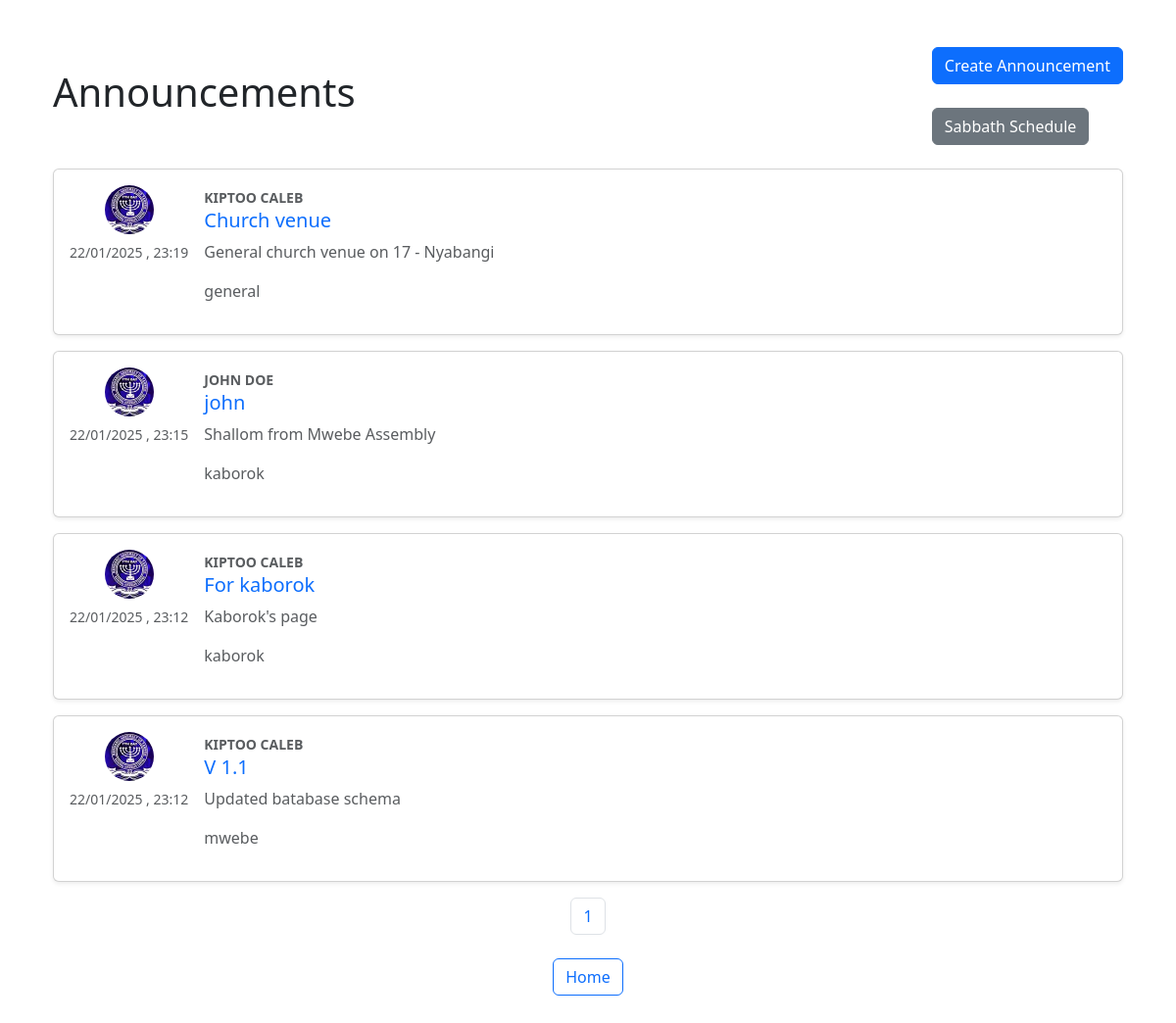
Page /general_announcements (signed in) on the earlier database version.
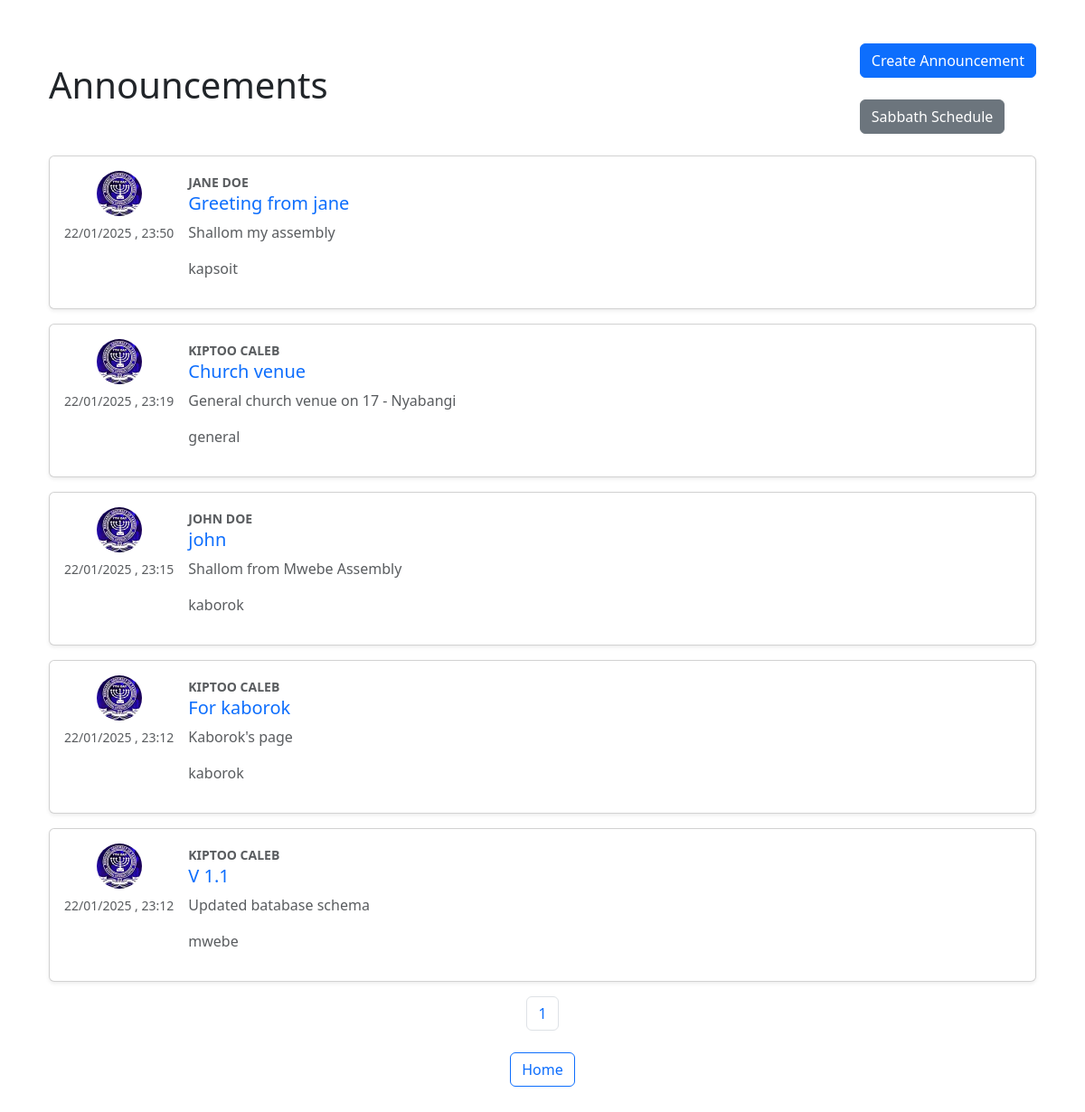
Same page on the later database version.
### application/models.py (models this page shows, shortened)
class Announcement(db.Model):
    id = db.Column(db.Integer, primary_key=True)
    title = db.Column(db.String(100), nullable=False)
    content = db.Column(db.Text, nullable=False)
    branch = db.Column(db.String(50), nullable=False)
    date_posted = db.Column(db.DateTime, nullable=False, default=datetime.utcnow)
    user_id = db.Column(db.Integer, db.ForeignKey('user.id'), nullable=False)

class User(db.Model, UserMixin):
    id = db.Column(db.Integer, primary_key=1)
    firstname = db.Column(db.String(20), nullable=False)
    lastname = db.Column(db.String(20),  nullable=False)
    email = db.Column(db.String(120), unique=1, nullable=0)
    username = db.Column(db.String(20), unique=True, nullable=False)
    role = db.Column(db.String(20), nullable=False, default='member')
    branch = db.Column(db.String(20), nullable=False)
    date_of_birth = db.Column(db.Date, nullable=False)
    image_file = db.Column(db.String(20), nullable=False, default='default.jpg')
    password = db.Column(db.String(60), nullable=False)
    posts = db.relationship('Announcement', backref='author', lazy=True)

### application/announcements/routes.py (the view)
@announcements_bp.route('/general_announcements')
def general_announcements():
    if not current_user.is_authenticated:
        abort(403)
    page = request.args.get('page', 1, type=int)
    announcements=Announcement.query.order_by(Announcement.date_posted.desc()).paginate(page=page, per_page=15)
    return render_template('general_announcements.html', title='Announcements', announcements=announcements)

### application/models.py (called while the page is built)
@login_manager.user_loader
def load_user(user_id):
    return User.query.get(int(user_id))

### application/templates/general_announcements.html
{% extends "layout.html" %}
{% block content %}
<div class="container py-4">
  <div class="d-flex justify-content-between align-items-center mb-4">
    <h1 class="display-6">Announcements</h1> <br>
    <div>
      <a href="{{ url_for('announcements.create_announcement') }}" class="btn btn-primary">Create Announcement</a> <br> <br>
      <a href="{{ url_for('announcements.sabbath_schedule') }}" class="btn btn-secondary">Sabbath Schedule</a>
    </div>
  </div>
  {% for announcement in announcements %}
    <div class="card mb-3 shadow-sm">
      <div class="card-body d-flex align-items-start">
        <div class="d-flex flex-column align-items-center me-3" style="min-width: 60px;">
          <img src="{{ url_for('static', filename='profile_pics/' + announcement.author.image_file) }}" alt="Author" class="rounded-circle" style="width: 50px; height: 50px; object-fit: cover;">
          <small class="text-muted mt-2">{{ announcement.date_posted.strftime('%d/%m/%Y , %H:%M') }}</small>
        </div>
        <div class="flex-grow-1">
            <b><small class="text-muted mt-2">{{ announcement.author.firstname }} {{announcement.author.lastname}}</small></b>
          <h5>
            <a href="{{ url_for('announcements.show_announcement', announcement_id=announcement.id) }}" class="text-decoration-none text-primary">
              {{ announcement.title }}
            </a>
          </h5>
          <p class="text-muted">{{ announcement.content }}</p>
          <p class="text-muted">{{ announcement.branch }}</p>
        </div>
      </div>
    </div>
  {% endfor %}
  <nav aria-label="Announcements pagination">
    <ul class="pagination justify-content-center">
      {% for page_num in announcements.iter_pages() %}
        {% if page_num %}
          <li class="page-item">
            <a class="page-link" href="{{ url_for('announcements.announcements', page=page_num) }}">{{ page_num }}</a>
          </li>
        {% else %}
          <li class="page-item disabled"><span class="page-link">...</span></li>
        {% endif %}
      {% endfor %}
    </ul>
  </nav>
  <footer class="text-center mt-4">
    <a href="{{ url_for('main.home') }}" class="btn btn-outline-primary">Home</a>
  </footer>
</div>
{% endblock content %}

### application/templates/layout.html (shortened to what this page needs)
<!DOCTYPE html>
<html lang="en">
<head>
  <link href="https://cdn.jsdelivr.net/npm/bootstrap@5.3.0/dist/css/bootstrap.min.css" rel="stylesheet">
  <link rel="stylesheet" href="https://cdn.jsdelivr.net/npm/bootstrap@5.3.0/dist/css/bootstrap.min.css">
  <link href="https://cdn.jsdelivr.net/npm/bootstrap@5.3.0/dist/css/bootstrap.min.css" rel="stylesheet">
  <link href="https://cdn.jsdelivr.net/npm/bootstrap-icons/font/bootstrap-icons.css" rel="stylesheet">
</head>
<body>
  <div class="container py-4">
    {% block content %}
    {% endblock content %}
  </div>
</body>
</html>

Differences in the rows shown:
added Announcement: image_file (placeholder picture), date_posted "22/01/2025 , 23:50", author.firstname "JANE", author.lastname "DOE", title "Greeting from jane", content "Shallom my assembly", branch "kapsoit"
